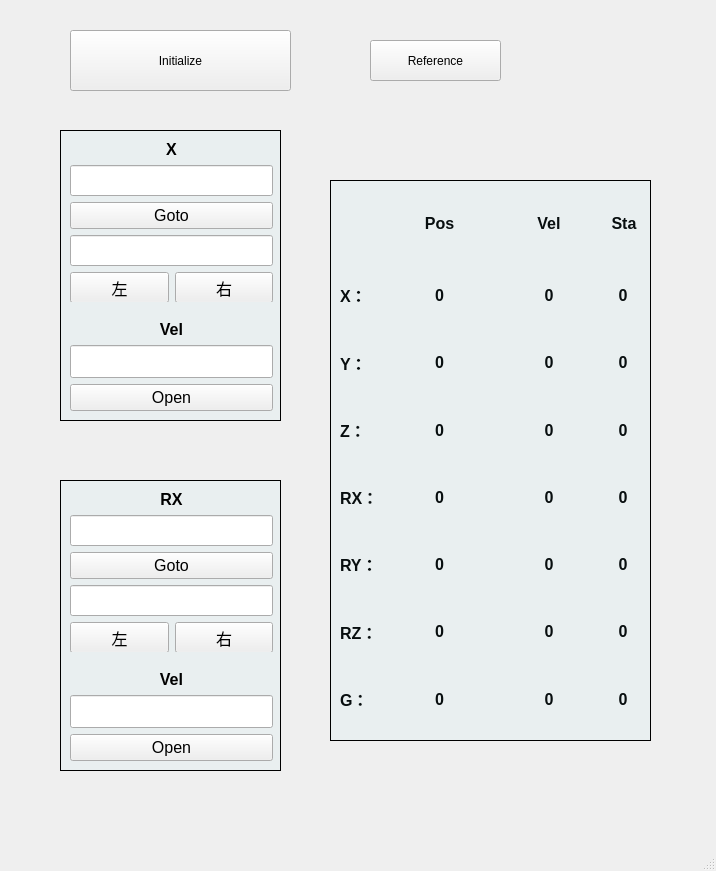
<?xml version="1.0" encoding="UTF-8"?>
<ui version="4.0">
 <class>MainWindow</class>
 <widget class="QMainWindow" name="MainWindow">
  <property name="geometry">
   <rect>
    <x>0</x>
    <y>0</y>
    <width>716</width>
    <height>871</height>
   </rect>
  </property>
  <property name="windowTitle">
   <string>MainWindow</string>
  </property>
  <widget class="QWidget" name="centralwidget">
   <widget class="QPushButton" name="Connect">
    <property name="geometry">
     <rect>
      <x>70</x>
      <y>30</y>
      <width>221</width>
      <height>61</height>
     </rect>
    </property>
    <property name="text">
     <string>Initialize</string>
    </property>
    <property name="checkable">
     <bool>true</bool>
    </property>
   </widget>
   <widget class="QWidget" name="widget_8" native="true">
    <property name="geometry">
     <rect>
      <x>50</x>
      <y>120</y>
      <width>241</width>
      <height>311</height>
     </rect>
    </property>
    <widget class="QLabel" name="label_28">
     <property name="geometry">
      <rect>
       <x>10</x>
       <y>10</y>
       <width>221</width>
       <height>291</height>
      </rect>
     </property>
     <property name="styleSheet">
      <string notr="true">background-color: rgba(137, 245, 255, 15);
border-width: 1px;border-style: solid;border-color: rgb(0, 0, 0);</string>
     </property>
     <property name="text">
      <string/>
     </property>
    </widget>
    <widget class="QWidget" name="layoutWidget">
     <property name="geometry">
      <rect>
       <x>20</x>
       <y>20</y>
       <width>203</width>
       <height>162</height>
      </rect>
     </property>
     <layout class="QVBoxLayout" name="verticalLayout_3">
      <item>
       <widget class="QLabel" name="label_17">
        <property name="font">
         <font>
          <pointsize>12</pointsize>
          <bold>true</bold>
         </font>
        </property>
        <property name="text">
         <string>X</string>
        </property>
        <property name="alignment">
         <set>Qt::AlignCenter</set>
        </property>
       </widget>
      </item>
      <item>
       <widget class="QLineEdit" name="lineEdit__X_A">
        <property name="font">
         <font>
          <family>Arial</family>
          <pointsize>16</pointsize>
         </font>
        </property>
        <property name="inputMask">
         <string/>
        </property>
        <property name="alignment">
         <set>Qt::AlignCenter</set>
        </property>
       </widget>
      </item>
      <item>
       <widget class="QPushButton" name="Btu_X_A">
        <property name="font">
         <font>
          <pointsize>12</pointsize>
         </font>
        </property>
        <property name="text">
         <string>Goto</string>
        </property>
        <property name="checkable">
         <bool>false</bool>
        </property>
       </widget>
      </item>
      <item>
       <widget class="QLineEdit" name="lineEdit__X_R">
        <property name="font">
         <font>
          <family>Arial</family>
          <pointsize>16</pointsize>
         </font>
        </property>
        <property name="inputMask">
         <string/>
        </property>
        <property name="alignment">
         <set>Qt::AlignCenter</set>
        </property>
       </widget>
      </item>
      <item>
       <layout class="QHBoxLayout" name="horizontalLayout">
        <item>
         <widget class="QPushButton" name="Btu_X_R_1">
          <property name="font">
           <font>
            <pointsize>12</pointsize>
           </font>
          </property>
          <property name="text">
           <string>左</string>
          </property>
          <property name="checkable">
           <bool>false</bool>
          </property>
         </widget>
        </item>
        <item>
         <widget class="QPushButton" name="Btu_X_R_2">
          <property name="font">
           <font>
            <pointsize>12</pointsize>
           </font>
          </property>
          <property name="text">
           <string>右</string>
          </property>
          <property name="checkable">
           <bool>false</bool>
          </property>
         </widget>
        </item>
       </layout>
      </item>
     </layout>
    </widget>
    <widget class="QWidget" name="layoutWidget_2">
     <property name="geometry">
      <rect>
       <x>20</x>
       <y>200</y>
       <width>203</width>
       <height>91</height>
      </rect>
     </property>
     <layout class="QVBoxLayout" name="verticalLayout_2">
      <item>
       <widget class="QLabel" name="label_36">
        <property name="font">
         <font>
          <pointsize>12</pointsize>
          <bold>true</bold>
         </font>
        </property>
        <property name="text">
         <string>Vel</string>
        </property>
        <property name="alignment">
         <set>Qt::AlignCenter</set>
        </property>
       </widget>
      </item>
      <item>
       <widget class="QLineEdit" name="lineEdit__X_V">
        <property name="font">
         <font>
          <family>Arial</family>
          <pointsize>16</pointsize>
         </font>
        </property>
        <property name="inputMask">
         <string/>
        </property>
        <property name="alignment">
         <set>Qt::AlignCenter</set>
        </property>
       </widget>
      </item>
      <item>
       <widget class="QPushButton" name="Btu_X_V">
        <property name="font">
         <font>
          <pointsize>12</pointsize>
         </font>
        </property>
        <property name="text">
         <string>Open</string>
        </property>
        <property name="checkable">
         <bool>true</bool>
        </property>
       </widget>
      </item>
     </layout>
    </widget>
   </widget>
   <widget class="QWidget" name="widget_9" native="true">
    <property name="geometry">
     <rect>
      <x>50</x>
      <y>470</y>
      <width>241</width>
      <height>311</height>
     </rect>
    </property>
    <widget class="QLabel" name="label_30">
     <property name="geometry">
      <rect>
       <x>10</x>
       <y>10</y>
       <width>221</width>
       <height>291</height>
      </rect>
     </property>
     <property name="styleSheet">
      <string notr="true">background-color: rgba(137, 245, 255, 15);
border-width: 1px;border-style: solid;border-color: rgb(0, 0, 0);</string>
     </property>
     <property name="text">
      <string/>
     </property>
    </widget>
    <widget class="QWidget" name="layoutWidget_5">
     <property name="geometry">
      <rect>
       <x>20</x>
       <y>20</y>
       <width>203</width>
       <height>162</height>
      </rect>
     </property>
     <layout class="QVBoxLayout" name="verticalLayout_6">
      <item>
       <widget class="QLabel" name="label_19">
        <property name="font">
         <font>
          <pointsize>12</pointsize>
          <bold>true</bold>
         </font>
        </property>
        <property name="text">
         <string>RX</string>
        </property>
        <property name="alignment">
         <set>Qt::AlignCenter</set>
        </property>
       </widget>
      </item>
      <item>
       <widget class="QLineEdit" name="lineEdit__RX_A">
        <property name="font">
         <font>
          <family>Arial</family>
          <pointsize>16</pointsize>
         </font>
        </property>
        <property name="inputMask">
         <string/>
        </property>
        <property name="alignment">
         <set>Qt::AlignCenter</set>
        </property>
       </widget>
      </item>
      <item>
       <widget class="QPushButton" name="Btu_RX_A">
        <property name="font">
         <font>
          <pointsize>12</pointsize>
         </font>
        </property>
        <property name="text">
         <string>Goto</string>
        </property>
        <property name="checkable">
         <bool>false</bool>
        </property>
       </widget>
      </item>
      <item>
       <widget class="QLineEdit" name="lineEdit__RX_R">
        <property name="font">
         <font>
          <family>Arial</family>
          <pointsize>16</pointsize>
         </font>
        </property>
        <property name="inputMask">
         <string/>
        </property>
        <property name="alignment">
         <set>Qt::AlignCenter</set>
        </property>
       </widget>
      </item>
      <item>
       <layout class="QHBoxLayout" name="horizontalLayout_3">
        <item>
         <widget class="QPushButton" name="Btu_RX_R">
          <property name="font">
           <font>
            <pointsize>12</pointsize>
           </font>
          </property>
          <property name="text">
           <string>左</string>
          </property>
          <property name="checkable">
           <bool>false</bool>
          </property>
         </widget>
        </item>
        <item>
         <widget class="QPushButton" name="Btu_RX_R_2">
          <property name="font">
           <font>
            <pointsize>12</pointsize>
           </font>
          </property>
          <property name="text">
           <string>右</string>
          </property>
          <property name="checkable">
           <bool>false</bool>
          </property>
         </widget>
        </item>
       </layout>
      </item>
     </layout>
    </widget>
    <widget class="QWidget" name="layoutWidget_6">
     <property name="geometry">
      <rect>
       <x>20</x>
       <y>200</y>
       <width>203</width>
       <height>91</height>
      </rect>
     </property>
     <layout class="QVBoxLayout" name="verticalLayout_7">
      <item>
       <widget class="QLabel" name="label_38">
        <property name="font">
         <font>
          <pointsize>12</pointsize>
          <bold>true</bold>
         </font>
        </property>
        <property name="text">
         <string>Vel</string>
        </property>
        <property name="alignment">
         <set>Qt::AlignCenter</set>
        </property>
       </widget>
      </item>
      <item>
       <widget class="QLineEdit" name="lineEdit__RX_V">
        <property name="font">
         <font>
          <family>Arial</family>
          <pointsize>16</pointsize>
         </font>
        </property>
        <property name="inputMask">
         <string/>
        </property>
        <property name="alignment">
         <set>Qt::AlignCenter</set>
        </property>
       </widget>
      </item>
      <item>
       <widget class="QPushButton" name="Btu_RX_V">
        <property name="font">
         <font>
          <pointsize>12</pointsize>
         </font>
        </property>
        <property name="text">
         <string>Open</string>
        </property>
        <property name="checkable">
         <bool>true</bool>
        </property>
       </widget>
      </item>
     </layout>
    </widget>
   </widget>
   <widget class="QWidget" name="widget_7" native="true">
    <property name="geometry">
     <rect>
      <x>320</x>
      <y>170</y>
      <width>341</width>
      <height>581</height>
     </rect>
    </property>
    <widget class="QLabel" name="label_25">
     <property name="geometry">
      <rect>
       <x>10</x>
       <y>10</y>
       <width>321</width>
       <height>561</height>
      </rect>
     </property>
     <property name="styleSheet">
      <string notr="true">background-color: rgba(137, 245, 255, 15);
border-width: 1px;border-style: solid;border-color: rgb(0, 0, 0);</string>
     </property>
     <property name="text">
      <string/>
     </property>
    </widget>
    <widget class="QWidget" name="">
     <property name="geometry">
      <rect>
       <x>20</x>
       <y>20</y>
       <width>301</width>
       <height>541</height>
      </rect>
     </property>
     <layout class="QGridLayout" name="gridLayout" rowstretch="1,7" columnstretch="1,6">
      <item row="0" column="0">
       <spacer name="horizontalSpacer">
        <property name="orientation">
         <enum>Qt::Horizontal</enum>
        </property>
        <property name="sizeHint" stdset="0">
         <size>
          <width>40</width>
          <height>20</height>
         </size>
        </property>
       </spacer>
      </item>
      <item row="0" column="1">
       <layout class="QHBoxLayout" name="horizontalLayout_10" stretch="3,3,1">
        <item>
         <widget class="QLabel" name="label_22">
          <property name="font">
           <font>
            <pointsize>12</pointsize>
            <bold>true</bold>
           </font>
          </property>
          <property name="text">
           <string>Pos</string>
          </property>
          <property name="alignment">
           <set>Qt::AlignCenter</set>
          </property>
         </widget>
        </item>
        <item>
         <widget class="QLabel" name="label_35">
          <property name="font">
           <font>
            <pointsize>12</pointsize>
            <bold>true</bold>
           </font>
          </property>
          <property name="text">
           <string>Vel</string>
          </property>
          <property name="alignment">
           <set>Qt::AlignCenter</set>
          </property>
         </widget>
        </item>
        <item>
         <widget class="QLabel" name="label_26">
          <property name="font">
           <font>
            <pointsize>12</pointsize>
            <bold>true</bold>
           </font>
          </property>
          <property name="text">
           <string>Sta</string>
          </property>
          <property name="alignment">
           <set>Qt::AlignCenter</set>
          </property>
         </widget>
        </item>
       </layout>
      </item>
      <item row="1" column="0" colspan="2">
       <layout class="QHBoxLayout" name="horizontalLayout_11" stretch="1,6">
        <property name="spacing">
         <number>3</number>
        </property>
        <item>
         <layout class="QVBoxLayout" name="verticalLayout">
          <item>
           <widget class="QLabel" name="label_11">
            <property name="font">
             <font>
              <pointsize>12</pointsize>
              <bold>true</bold>
             </font>
            </property>
            <property name="text">
             <string>X：</string>
            </property>
           </widget>
          </item>
          <item>
           <widget class="QLabel" name="label_10">
            <property name="font">
             <font>
              <pointsize>12</pointsize>
              <bold>true</bold>
             </font>
            </property>
            <property name="text">
             <string>Y：</string>
            </property>
           </widget>
          </item>
          <item>
           <widget class="QLabel" name="label_12">
            <property name="font">
             <font>
              <pointsize>12</pointsize>
              <bold>true</bold>
             </font>
            </property>
            <property name="text">
             <string>Z：</string>
            </property>
           </widget>
          </item>
          <item>
           <widget class="QLabel" name="label_13">
            <property name="font">
             <font>
              <pointsize>12</pointsize>
              <bold>true</bold>
             </font>
            </property>
            <property name="text">
             <string>RX：</string>
            </property>
           </widget>
          </item>
          <item>
           <widget class="QLabel" name="label_14">
            <property name="font">
             <font>
              <pointsize>12</pointsize>
              <bold>true</bold>
             </font>
            </property>
            <property name="text">
             <string>RY：</string>
            </property>
           </widget>
          </item>
          <item>
           <widget class="QLabel" name="label_15">
            <property name="font">
             <font>
              <pointsize>12</pointsize>
              <bold>true</bold>
             </font>
            </property>
            <property name="text">
             <string>RZ：</string>
            </property>
           </widget>
          </item>
          <item>
           <widget class="QLabel" name="label_16">
            <property name="font">
             <font>
              <pointsize>12</pointsize>
              <bold>true</bold>
             </font>
            </property>
            <property name="text">
             <string>G：</string>
            </property>
           </widget>
          </item>
         </layout>
        </item>
        <item>
         <layout class="QVBoxLayout" name="verticalLayout_4">
          <item>
           <layout class="QHBoxLayout" name="horizontalLayout_2" stretch="3,3,1">
            <item>
             <widget class="QLabel" name="lineEdit_Pos_X">
              <property name="font">
               <font>
                <pointsize>12</pointsize>
                <bold>true</bold>
               </font>
              </property>
              <property name="text">
               <string>0</string>
              </property>
              <property name="alignment">
               <set>Qt::AlignCenter</set>
              </property>
             </widget>
            </item>
            <item>
             <widget class="QLabel" name="lineEdit_Vel_X">
              <property name="font">
               <font>
                <pointsize>12</pointsize>
                <bold>true</bold>
               </font>
              </property>
              <property name="text">
               <string>0</string>
              </property>
              <property name="alignment">
               <set>Qt::AlignCenter</set>
              </property>
             </widget>
            </item>
            <item>
             <widget class="QLabel" name="lineEdit_Sta_X">
              <property name="font">
               <font>
                <pointsize>12</pointsize>
                <bold>true</bold>
               </font>
              </property>
              <property name="text">
               <string>0</string>
              </property>
              <property name="alignment">
               <set>Qt::AlignCenter</set>
              </property>
             </widget>
            </item>
           </layout>
          </item>
          <item>
           <layout class="QHBoxLayout" name="horizontalLayout_4" stretch="3,3,1">
            <item>
             <widget class="QLabel" name="lineEdit_Pos_Y">
              <property name="font">
               <font>
                <pointsize>12</pointsize>
                <bold>true</bold>
               </font>
              </property>
              <property name="text">
               <string>0</string>
              </property>
              <property name="alignment">
               <set>Qt::AlignCenter</set>
              </property>
             </widget>
            </item>
            <item>
             <widget class="QLabel" name="lineEdit_Vel_Y">
              <property name="font">
               <font>
                <pointsize>12</pointsize>
                <bold>true</bold>
               </font>
              </property>
              <property name="text">
               <string>0</string>
              </property>
              <property name="alignment">
               <set>Qt::AlignCenter</set>
              </property>
             </widget>
            </item>
            <item>
             <widget class="QLabel" name="lineEdit_Sta_Y">
              <property name="font">
               <font>
                <pointsize>12</pointsize>
                <bold>true</bold>
               </font>
              </property>
              <property name="text">
               <string>0</string>
              </property>
              <property name="alignment">
               <set>Qt::AlignCenter</set>
              </property>
             </widget>
            </item>
           </layout>
          </item>
          <item>
           <layout class="QHBoxLayout" name="horizontalLayout_5" stretch="3,3,1">
            <item>
             <widget class="QLabel" name="lineEdit_Pos_Z">
              <property name="font">
               <font>
                <pointsize>12</pointsize>
                <bold>true</bold>
               </font>
              </property>
              <property name="text">
               <string>0</string>
              </property>
              <property name="alignment">
               <set>Qt::AlignCenter</set>
              </property>
             </widget>
            </item>
            <item>
             <widget class="QLabel" name="lineEdit_Vel_Z">
              <property name="font">
               <font>
                <pointsize>12</pointsize>
                <bold>true</bold>
               </font>
              </property>
              <property name="text">
               <string>0</string>
              </property>
              <property name="alignment">
               <set>Qt::AlignCenter</set>
              </property>
             </widget>
            </item>
            <item>
             <widget class="QLabel" name="lineEdit_Sta_Z">
              <property name="font">
               <font>
                <pointsize>12</pointsize>
                <bold>true</bold>
               </font>
              </property>
              <property name="text">
               <string>0</string>
              </property>
              <property name="alignment">
               <set>Qt::AlignCenter</set>
              </property>
             </widget>
            </item>
           </layout>
          </item>
          <item>
           <layout class="QHBoxLayout" name="horizontalLayout_6" stretch="3,3,1">
            <item>
             <widget class="QLabel" name="lineEdit_Pos_X_2">
              <property name="font">
               <font>
                <pointsize>12</pointsize>
                <bold>true</bold>
               </font>
              </property>
              <property name="text">
               <string>0</string>
              </property>
              <property name="alignment">
               <set>Qt::AlignCenter</set>
              </property>
             </widget>
            </item>
            <item>
             <widget class="QLabel" name="lineEdit_Vel_X_2">
              <property name="font">
               <font>
                <pointsize>12</pointsize>
                <bold>true</bold>
               </font>
              </property>
              <property name="text">
               <string>0</string>
              </property>
              <property name="alignment">
               <set>Qt::AlignCenter</set>
              </property>
             </widget>
            </item>
            <item>
             <widget class="QLabel" name="lineEdit_Sta_X_2">
              <property name="font">
               <font>
                <pointsize>12</pointsize>
                <bold>true</bold>
               </font>
              </property>
              <property name="text">
               <string>0</string>
              </property>
              <property name="alignment">
               <set>Qt::AlignCenter</set>
              </property>
             </widget>
            </item>
           </layout>
          </item>
          <item>
           <layout class="QHBoxLayout" name="horizontalLayout_7" stretch="3,3,1">
            <item>
             <widget class="QLabel" name="lineEdit_Pos_Y_2">
              <property name="font">
               <font>
                <pointsize>12</pointsize>
                <bold>true</bold>
               </font>
              </property>
              <property name="text">
               <string>0</string>
              </property>
              <property name="alignment">
               <set>Qt::AlignCenter</set>
              </property>
             </widget>
            </item>
            <item>
             <widget class="QLabel" name="lineEdit_Vel_Y_2">
              <property name="font">
               <font>
                <pointsize>12</pointsize>
                <bold>true</bold>
               </font>
              </property>
              <property name="text">
               <string>0</string>
              </property>
              <property name="alignment">
               <set>Qt::AlignCenter</set>
              </property>
             </widget>
            </item>
            <item>
             <widget class="QLabel" name="lineEdit_Sta_Y_2">
              <property name="font">
               <font>
                <pointsize>12</pointsize>
                <bold>true</bold>
               </font>
              </property>
              <property name="text">
               <string>0</string>
              </property>
              <property name="alignment">
               <set>Qt::AlignCenter</set>
              </property>
             </widget>
            </item>
           </layout>
          </item>
          <item>
           <layout class="QHBoxLayout" name="horizontalLayout_8" stretch="3,3,1">
            <item>
             <widget class="QLabel" name="lineEdit_Pos_Z_2">
              <property name="font">
               <font>
                <pointsize>12</pointsize>
                <bold>true</bold>
               </font>
              </property>
              <property name="text">
               <string>0</string>
              </property>
              <property name="alignment">
               <set>Qt::AlignCenter</set>
              </property>
             </widget>
            </item>
            <item>
             <widget class="QLabel" name="lineEdit_Vel_Z_2">
              <property name="font">
               <font>
                <pointsize>12</pointsize>
                <bold>true</bold>
               </font>
              </property>
              <property name="text">
               <string>0</string>
              </property>
              <property name="alignment">
               <set>Qt::AlignCenter</set>
              </property>
             </widget>
            </item>
            <item>
             <widget class="QLabel" name="lineEdit_Sta_Z_2">
              <property name="font">
               <font>
                <pointsize>12</pointsize>
                <bold>true</bold>
               </font>
              </property>
              <property name="text">
               <string>0</string>
              </property>
              <property name="alignment">
               <set>Qt::AlignCenter</set>
              </property>
             </widget>
            </item>
           </layout>
          </item>
          <item>
           <layout class="QHBoxLayout" name="horizontalLayout_9" stretch="3,3,1">
            <item>
             <widget class="QLabel" name="lineEdit_Pos_G">
              <property name="font">
               <font>
                <pointsize>12</pointsize>
                <bold>true</bold>
               </font>
              </property>
              <property name="text">
               <string>0</string>
              </property>
              <property name="alignment">
               <set>Qt::AlignCenter</set>
              </property>
             </widget>
            </item>
            <item>
             <widget class="QLabel" name="lineEdit_Vel_G">
              <property name="font">
               <font>
                <pointsize>12</pointsize>
                <bold>true</bold>
               </font>
              </property>
              <property name="text">
               <string>0</string>
              </property>
              <property name="alignment">
               <set>Qt::AlignCenter</set>
              </property>
             </widget>
            </item>
            <item>
             <widget class="QLabel" name="lineEdit_Sta_G">
              <property name="font">
               <font>
                <pointsize>12</pointsize>
                <bold>true</bold>
               </font>
              </property>
              <property name="text">
               <string>0</string>
              </property>
              <property name="alignment">
               <set>Qt::AlignCenter</set>
              </property>
             </widget>
            </item>
           </layout>
          </item>
         </layout>
        </item>
       </layout>
      </item>
     </layout>
    </widget>
    <zorder>label_25</zorder>
    <zorder>layoutWidget_7</zorder>
    <zorder>layoutWidget_8</zorder>
    <zorder>lineEdit_Pos_G</zorder>
    <zorder>lineEdit_Sta_G</zorder>
    <zorder>label_16</zorder>
    <zorder>lineEdit_Vel_G</zorder>
    <zorder>horizontalSpacer</zorder>
   </widget>
   <widget class="QPushButton" name="Reference">
    <property name="geometry">
     <rect>
      <x>370</x>
      <y>40</y>
      <width>131</width>
      <height>41</height>
     </rect>
    </property>
    <property name="text">
     <string>Reference</string>
    </property>
   </widget>
  </widget>
  <widget class="QMenuBar" name="menubar">
   <property name="geometry">
    <rect>
     <x>0</x>
     <y>0</y>
     <width>716</width>
     <height>21</height>
    </rect>
   </property>
  </widget>
  <widget class="QStatusBar" name="statusbar"/>
 </widget>
 <resources/>
 <connections/>
</ui>
